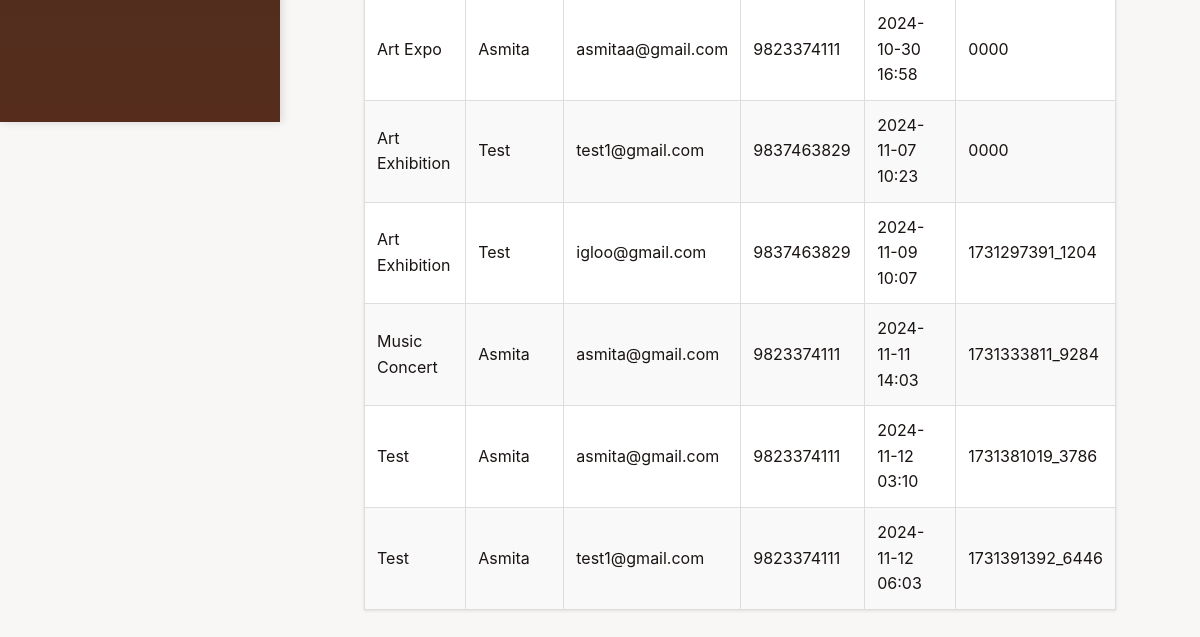
The page /attendees/ (signed in, lower part) on the database as committed earlier.
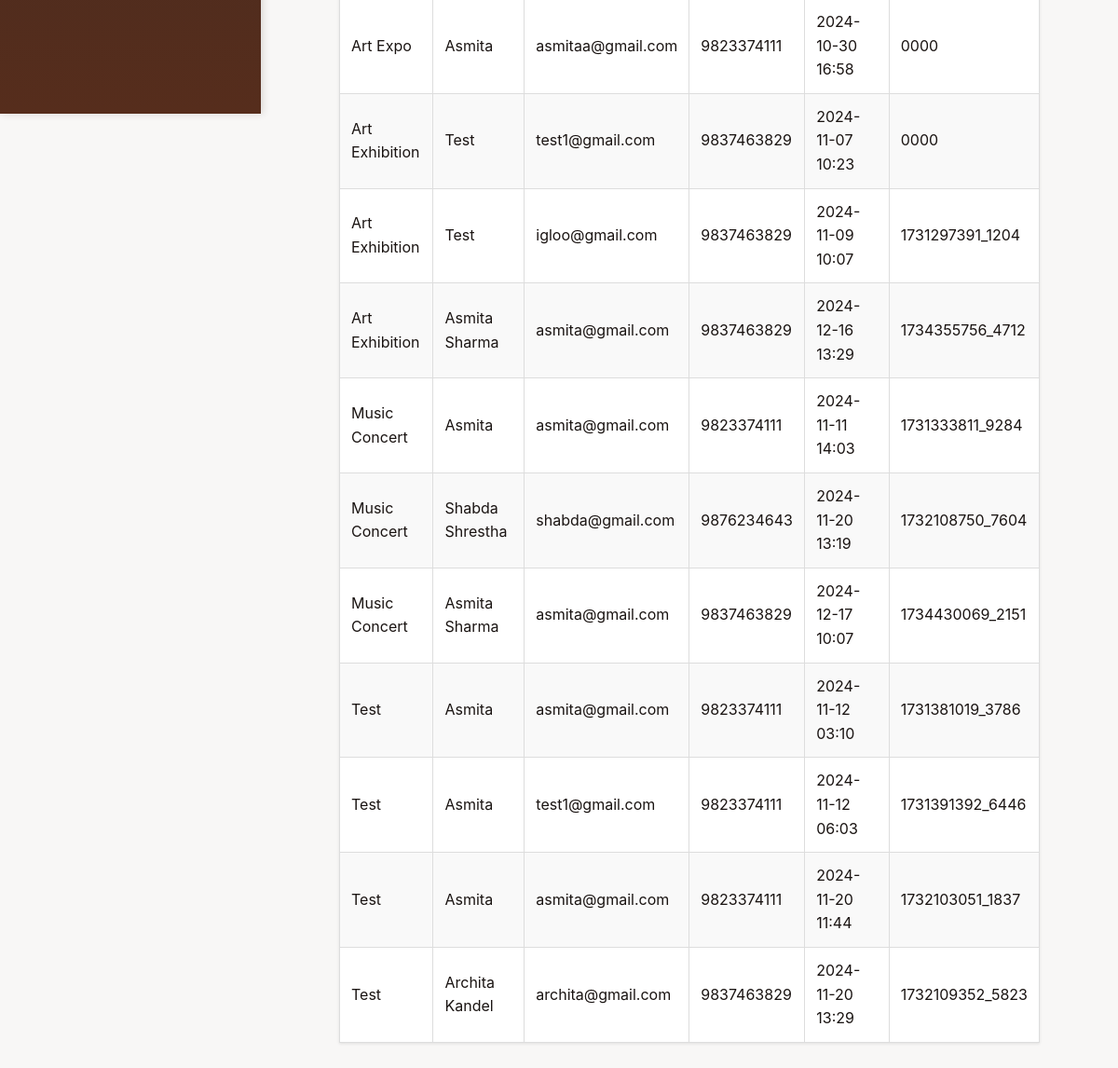
The same page on the database as committed later.
### myApp/models.py (models this page shows, shortened)
class Booking(models.Model):
    event = models.ForeignKey(Event, on_delete=models.CASCADE, related_name='bookings', null=True, blank=True)
    name = models.CharField(max_length=100)
    email = models.EmailField(null=True, blank=True)
    phone = models.CharField(max_length=15, null=True, blank=True)
    number_of_tickets = models.PositiveIntegerField(default=1)
    ticket_price = models.DecimalField(max_digits=10, decimal_places=2, null=True, blank=True)  # Added field for ticket price
    booking_date = models.DateTimeField(auto_now_add=True)
    ticket_number = models.CharField(max_length=50, default="0000")

class Event(models.Model):
    name=models.CharField(max_length=50)
    desc=models.CharField(max_length=50)
    img = models.ImageField(upload_to='myProject/pic/pic/')
    date = models.DateField(default=timezone.now)
    time = models.TimeField(default=timezone.now)
    location = models.CharField(max_length=255, default='Unknown')
    ticket_template = models.ImageField(upload_to='myProject/pic/pic/', blank=True, null=True)
    number_of_tickets = models.PositiveIntegerField(null=True, blank=True)  # New field for tickets available
    booked_tickets = models.IntegerField(default=0)
    ticket_price = models.DecimalField(max_digits=10, decimal_places=2, null=True, blank=True)  # New field for ticket price
    organizer = models.ForeignKey(User, on_delete=models.CASCADE,default=1)  # Link to user who submits
    approved = models.BooleanField(default=False)  # Admin approval flag
    is_free = models.BooleanField(default=False)
    latitude = models.FloatField(null=True, blank=True)  # New field for latitude
    longitude = models.FloatField(null=True, blank=True)  # New field for longitude

### myApp/views.py (the view)
# urls.py: path('attendees/', views.attendees_view, name='attendees'),
@login_required
def attendees_view(request):
    organizer = request.user
    events = Event.objects.filter(organizer=organizer)
    event_id = request.GET.get('event_id')
    if event_id:
        selected_event = Event.objects.get(id=event_id, organizer=organizer)
        bookings = Booking.objects.filter(event_id=event_id, event__organizer=organizer)
        selected_event_id = int(event_id)
        remaining_tickets = selected_event.number_of_tickets - selected_event.booked_tickets
    else:
        bookings = Booking.objects.filter(event__organizer=organizer)
        selected_event = None
        selected_event_id = None
        remaining_tickets = None
    context = {
        'bookings': bookings,
        'events': events,
        'selected_event_id': selected_event_id,
        'remaining_tickets': remaining_tickets,
        'selected_event': selected_event,
    }
    return render(request, 'attendees.html', context)

### myApp/templates/myApp/attendees.html (shortened to what this page needs)
{% extends "base_organizer.html" %}
{% block content %}
<div class="attendees-wrapper">
    <table>
        <tbody>
            {% for booking in bookings %}
            <tr>
                <td>{{ booking.event.name }}</td>
                <td>{{ booking.name }}</td>
                <td>{{ booking.email }}</td>
                <td>{{ booking.phone }}</td>
                <td>{{ booking.booking_date|date:"Y-m-d H:i" }}</td>
                <td>{{ booking.ticket_number }}</td>
            </tr>
            {% empty %}
            <tr>
                <td colspan="6">No attendees found.</td>
            </tr>
            {% endfor %}
        </tbody>
    </table>
</div>
{% endblock %}

Rows that differ between the two databases and show on the page:
added Booking: event.name "Art Exhibition", name "Asmita Sharma", email "asmita@gmail.com", phone "9837463829", booking_date "2024-12-16 13:29", ticket_number "1734355756_4712"
added Booking: event.name "Music Concert", name "Shabda Shrestha", email "shabda@gmail.com", phone "9876234643", booking_date "2024-11-20 13:19", ticket_number "1732108750_7604"
added Booking: event.name "Music Concert", name "Asmita Sharma", email "asmita@gmail.com", phone "9837463829", booking_date "2024-12-17 10:07", ticket_number "1734430069_2151"
added Booking: event.name "Test", name "Asmita", email "asmita@gmail.com", phone "9823374111", booking_date "2024-11-20 11:44", ticket_number "1732103051_1837"
added Booking: event.name "Test", name "Archita Kandel", email "archita@gmail.com", phone "9837463829", booking_date "2024-11-20 13:29", ticket_number "1732109352_5823"
